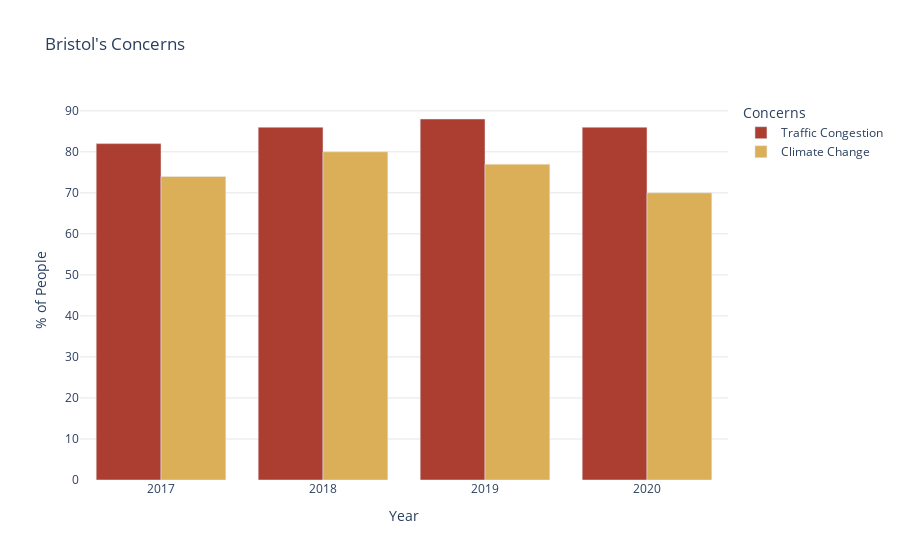

Write notebook code for a chart like this one.
### Code cell
fig = px.bar(bristol_beliefs , x='Year', y=['Traffic Congestion','Climate Change'],
             labels={'value':'% of People'},title="Bristol's Concerns",barmode='group',color_discrete_map={'Traffic Congestion':'#AC3E31', 'Climate Change':'#DBAE58'})
fig.update_layout(
    xaxis = dict(
        
        tickvals =bristol_beliefs['Year']
    )
)
fig.update_layout(plot_bgcolor="white",legend_title='Concerns')
fig.update_yaxes(showgrid=True, gridwidth=0, gridcolor='rgb(230,230,230)')
fig.show()

### Figure 1 — Plotly figure (JSON) as saved in the notebook; plotly's stock layout.template omitted (floating-point values rounded to 4 significant figures)
{"data": [{"alignmentgroup": "True", "hovertemplate": "variable=Traffic Congestion<br>Year=%{x}<br>% of People=%{y}<extra></extra>", "legendgroup": "Traffic Congestion", "marker": {"color": "#AC3E31"}, "name": "Traffic Congestion", "offsetgroup": "Traffic Congestion", "orientation": "v", "showlegend": true, "textposition": "auto", "type": "bar", "x": [2017, 2018, 2019, 2020], "xaxis": "x", "y": [82, 86, 88, 86], "yaxis": "y"}, {"alignmentgroup": "True", "hovertemplate": "variable=Climate Change<br>Year=%{x}<br>% of People=%{y}<extra></extra>", "legendgroup": "Climate Change", "marker": {"color": "#DBAE58"}, "name": "Climate Change", "offsetgroup": "Climate Change", "orientation": "v", "showlegend": true, "textposition": "auto", "type": "bar", "x": [2017, 2018, 2019, 2020], "xaxis": "x", "y": [74, 80, 77, 70], "yaxis": "y"}], "layout": {"barmode": "group", "legend": {"title": {"text": "Concerns"}, "tracegroupgap": 0}, "plot_bgcolor": "white", "title": {"text": "Bristol's Concerns"}, "xaxis": {"anchor": "y", "domain": [0, 1], "tickvals": [2017, 2018, 2019, 2020], "title": {"text": "Year"}}, "yaxis": {"anchor": "x", "domain": [0, 1], "gridcolor": "rgb(230,230,230)", "gridwidth": 0, "showgrid": true, "title": {"text": "% of People"}}}}
